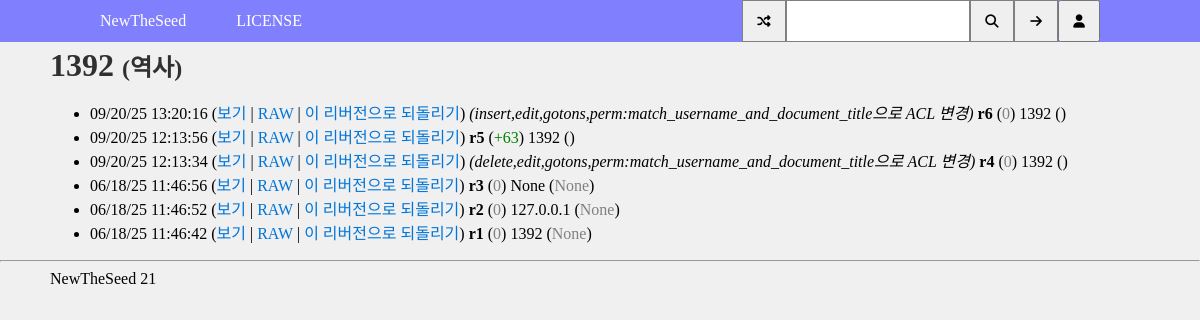
Page /history/1392 on the committed database.
### tables this page shows
CREATE TABLE "config" (
	"name"	TEXT,
	"value"	TEXT,
	PRIMARY KEY("name")
);

CREATE TABLE "history" (
	"doc_id"	INTEGER,
	"rev"	INTEGER,
	"type"	INTEGER,
	"content"	TEXT,
	"content2"	TEXT,
	"content3"	TEXT,
	"author"	INTEGER,
	"edit_comment"	TEXT,
	"datetime"	INTEGER,
	"length"	INTEGER,
	"hide"	INTEGER NOT NULL DEFAULT 0,
	"hidecomm"	INTEGER NOT NULL DEFAULT -1,
	"troll"	INTEGER NOT NULL DEFAULT -1
);

CREATE TABLE "user" (
	"id"	INTEGER,
	"name"	TEXT,
	"password"	TEXT,
	"isip"	INTEGER,
	"ban"	INTEGER,
	"reason"	TEXT,
	"api_key"	TEXT,
	"api_key_enable"	INTEGER,
	PRIMARY KEY("id" AUTOINCREMENT)
);

### main.py (the view)
@app.route("/history/<path:doc_name>")
def history(doc_name):
    ns, name = split_ns(doc_name)
    docid = get_docid(ns, name)
    if docid == -1:
        return rt("error.html", title="오류", error = "문서를 찾을 수 없습니다.")
    """h = c.execute('''select name, datetime, length, rev, edit_comment, dsc
from (
	select author, edit_comment, datetime, length, rev, case
		when type = 0 then NULL
		when type = 1 then "삭제"
		when type = 2 then content
		else NULL
	end dsc
	from history
	where doc_id = (
		select id
		from doc_name
		where name = ?
	)
),
user
where author = id
order by rev desc''', (doc_name,)).fetchall()"""
    c.execute("""SELECT rev, type, content, content2, content3, u1.name, edit_comment, datetime, length FROM history
LEFT JOIN user AS u1 ON (author = u1.id) WHERE doc_id = ? ORDER BY rev DESC""", (docid,))
    history = [(x[0], x[1], x[2], x[3], x[4], x[5], x[6], utime_to_str(x[7]), x[8]) for x in c.fetchall()]
    return rt("history.html", history=history, doc_name=render_docname(ns, name), raw_doc_name=doc_name)

### main.py (called while the page is built)
        @app.before_request
        def clear_template_cache():
            app.jinja_env.cache.clear()

### tool.py (called while the page is built, shortened)
def rt(t, **kwargs):
    k = kwargs
    k["wiki_title"] = get_config("wiki_title")
    k["wiki_name"] = get_config("wiki_name")
    k["isowner"] = has_perm("admin")
    k["version"] = version
    k["timemode"] = get_config("time_mode")
    k["captcha"] = get_config("captcha_mode") != "0"
    k["sitekey"] = get_config("captcha_sitekey")
    k["brand_color"] = get_config("brand_color")
    if t == "error.html": k["title"] = "오류"
    return render_template(t, **k)

def has_config(key):
    return c.execute("SELECT EXISTS (SELECT 1 FROM config WHERE name = ?)", (key,)).fetchone()[0] == 1

def get_config(key, default = None):
    if key == "get_api_key":
        return "disabled"
    if has_config(key):
        return c.execute("SELECT value FROM config WHERE name = ?", (key,)).fetchone()[0]
    else:
        return default

def utime_to_str(utime):
    return datetime.datetime.fromtimestamp(utime).strftime(get_config("time_format"))

def has_perm(perm, user = None, basedoc = None, docname = None):
    if user is None:
        if "id" in session:
            user = session["id"]
        else:
            return False

def split_ns(path):
    dns = int(get_config("default_namespace"))
    colon = path.find(":")
    if colon == -1: return dns, path
    else:
        c.execute("SELECT id FROM namespace WHERE name = ?", (path[:colon],))
        r = c.fetchone()
        if r is None: return dns, path
        else: return r[0], path[colon + 1:]

def render_docname(namespace, name, link=True):
    dns = int(get_config("default_namespace"))
    colon = name.find(":")
    show_ns = False
    if namespace == dns:
        if colon != -1:
            b = name[:colon]
            if c.execute("SELECT EXISTS (SELECT 1 FROM namespace WHERE name = ?)", (b,)).fetchone()[0]: show_ns = True
    else:
        show_ns = True
    ns = escape(c.execute("SELECT name FROM namespace WHERE id = ?", (namespace,)).fetchone()[0])
    name = escape(name)
    if show_ns:
        r = f'<span class="namespace">{ns}:</span>{name}'
        fn = ns + ":" + name
    else:
        r = f"{escape(name)}"
        fn = name
    if link:
        r = f'<a href="/w/{fn}" style="color: unset;">{r}</a>'
    return r

### templates/history.html (shortened to what this page needs)
{% extends "master.html" %}
{% block content %}
<div>
    <a href="/w/{{ raw_doc_name }}"><h1>{{ doc_name|safe }}</h1></a>&nbsp;
    <h2>(역사)</h2>
</div>
<ul>
    {% for h in history %}
    <li>
        {{ h[7]}} (<a href="/w/{{ raw_doc_name }}?rev={{ h[0] }}">보기</a> | <a href="/raw/{{ raw_doc_name }}?rev={{ h[0] }}">RAW</a> | <a href="/revert/{{ raw_doc_name }}?rev={{ h[0] }}">이 리버전으로 되돌리기</a>)
        {% if h[1] == 1 %}
        <i>(새 문서)</i>
        {% elif h[1] == 2 %}
        <i>(삭제)</i>
        {% elif h[1] == 3 %}
        <i>({{h[3]}}에서 {{h[4]}}로 문서 이동)</i>
        {% elif h[1] == 4 %}
        <i>({{h[3]}}으로 ACL 변경)</i>
        {% endif %}
        <span style="font-weight: 700;">r{{h[0]}}</span> ({% if h[8] == 0 %}<span style="color: gray">0</span>{% elif h[8] > 0 %}<span style="color: green">+{{ h[8] }}</span>{% else %}<span style="color: red">{{ h[8] }}</span>{% endif %})
        {{ h[5] }}
        (<span style="color: gray;">{{ h[6] }}</span>)
    </li>
    {% endfor %}
</ul>
{% endblock %}

### templates/master.html (shortened to what this page needs)
<!DOCTYPE html>
<html lang="ko">
<head>
    <link rel="stylesheet" href="https://cdnjs.cloudflare.com/ajax/libs/font-awesome/6.4.0/css/all.min.css"
>
</head>
<body>
    <div id="head">
        <div>
            <div id="wiki_name">
                <a href="/">{{ wiki_name }}</a></div>
            <a href="/license">LICENSE</a>
        </div>
        <div>
            <form id="search" action="{{ url_for('go') }}" method="get">
                <button type="button">
                    <i class="fa-solid fa-shuffle"></i>
                </button>
                <input type="text" name="q" style="padding-left: 5px;">
                <button type="submit">
                    <i class="fa-solid fa-magnifying-glass"></i>
                </button>
                <button type="button">
                    <i class="fa-solid fa-arrow-right"></i>
                </button>
            </form>
            <button id="user">
                <i class="fa-solid fa-user"></i>
            </button>
        </div>
    </div>
    <div id="content">
        <div id="ctn-data">
            {% block content %}{% endblock %}
        </div>
    </div>
    <div id="foot">
        <hr>
        <div>
            NewTheSeed {{ version }}
        </div>
    </div>
</body>
</html>

### templates/history.html (style rules this page uses)
h1, h2 { color: #303030; margin: 0; display: inline; }
a { text-decoration: none; }

### rows in the picture
config: value "NewTheSeed"
history: h "09/20/25 13:20:16", content2 "insert,edit,gotons,perm:match_username_and_document_title", rev "6", length "0", name "1392"
history: h "09/20/25 12:13:56", rev "5", length "63", name "1392"
history: h "09/20/25 12:13:34", content2 "delete,edit,gotons,perm:match_username_and_document_title", rev "4", length "0", name "1392"
history: h "06/18/25 11:46:52", rev "2", length "0", name "127.0.0.1", h "None"
history: h "06/18/25 11:46:42", rev "1", length "0", name "1392", h "None"

### other values in the picture
{{ doc_name|safe }} "1392"
{{ h[7] }} "06/18/25 11:46:56"
{{ h[0] }} "3"
{{ h[5] }} "None"
{{ h[6] }} "None"
{{ version }} "21"
